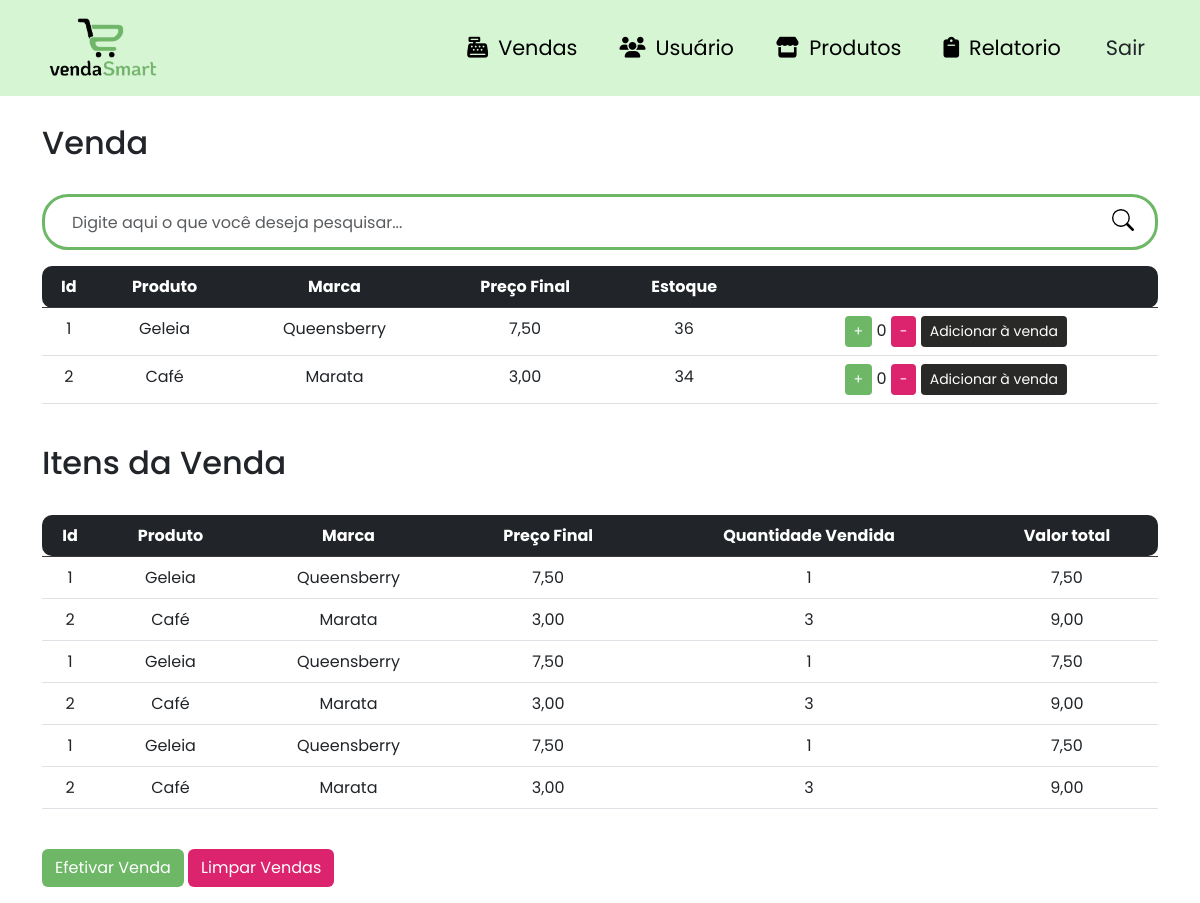
Before: /vendas (signed in) with the older database file.
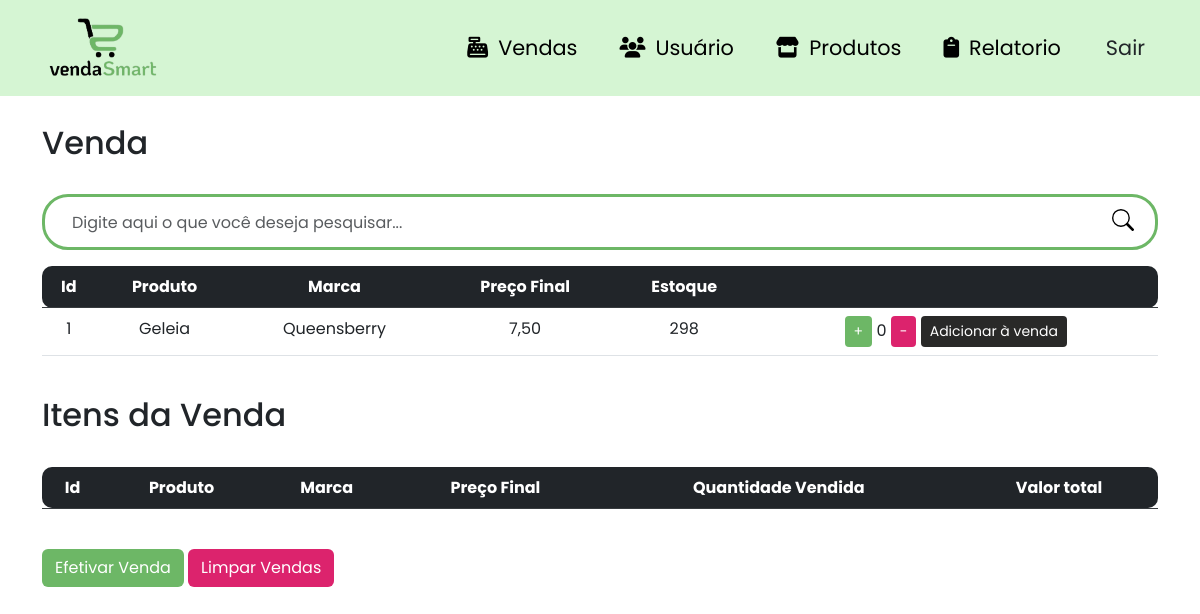
After: the same page with the newer database file.
### site_atividade/models/__init__.py (models this page shows, shortened)
class Produtos(database.Model):
    id_produtos = database.Column(database.Integer, primary_key=True)
    produto = database.Column(database.String, nullable=False)
    marca = database.Column(database.String, nullable=False)
    preco_aquisicao = database.Column(database.Float, nullable=False)
    preco = database.Column(database.Float, nullable=False)
    estoque = database.Column(database.Integer, nullable=False)
    margem_lucro = database.Column(database.Float, nullable=True)
    categoria_fk = database.Column(database.Integer, database.ForeignKey('categoria.id_categoria'), nullable=False)
    venda = database.relationship('Venda', backref='produto')

class Venda(database.Model):
    id_venda = database.Column(database.Integer, primary_key=True)
    produto_id = database.Column(database.Integer, database.ForeignKey('produtos.id_produtos'), nullable=False)
    quantidade = database.Column(database.Integer, nullable=False)
    total = database.Column(database.Float, nullable=False)
    data_venda = database.Column(database.Date, default=datetime.now().date, nullable=False)

### site_atividade/routers/__init__.py (the view, shortened to what this page needs)
@app.route("/vendas", methods=['GET', 'POST'])
@login_required
def vendas():
    form = VendasForm(request.form)
    produtos = Produtos.query.all()
    vendas = Venda.query.all()
    if request.method == 'POST' and 'LimparVendas' in request.form:
        Venda.query.delete()
        database.session.commit()
        return redirect(url_for('vendas'))
    return render_template('vendas.html', form=form, produtos=produtos, vendas=vendas)

### site_atividade/forms/__init__.py
class VendasForm(FlaskForm):
    produto_id = IntegerField('ID do Produto', validators=[DataRequired()])
    quantidade = IntegerField('Quantidade', validators=[DataRequired()])
    submit = SubmitField('Confirmar')

### site_atividade/models/__init__.py (called while the page is built)
@login_manager.user_loader
def load_usuario(id_usuario):
    return Usuario.query.get(int(id_usuario))

### site_atividade/templates/vendas.html (shortened to what this page needs)
{% extends 'base.html' %}
{% block body %}
    <div class="container theme-showcase" role="main">
        <br>
        <div class="page-header">
            <h2 class="box-title col-md-12">Venda</h2>
        </div>
        <br>
        <div class="search-box">
            <form class="form-search" action="{{ url_for('vendas') }}" method="GET">
                <div class="input-group form-group-search">
                    <input type="text" class="form-control form-control-search" placeholder="Digite aqui o que você deseja pesquisar..." id="search-input" name="search">
                    <span class="input-group-btn">
                        <button class="btn-search" type="submit">
                        </button>
                    </span>
                </div>
            </form>
        </div>
        <div class="list-product-vendas">
            <table class="table table-hover scrollable-table">
              <thead class="table-dark">
                <tr>
                  <th class="text-center table-rounded-start">Id</th>
                  <th class="text-center">Produto</th>
                  <th class="text-center">Marca</th>
                  <th class="text-center">Preço Final</th>
                  <th class="text-center">Estoque</th>
                  <th class="text-center table-rounded-end"> </th>
                </tr>
              </thead>
              <tbody>
                {% for produto in produtos %}
                <tr>
                  <td class="text-center">{{ produto.id_produtos }}</td>
                  <td class="text-center">{{ produto.produto }}</td>
                  <td class="text-center">{{ produto.marca }}</td>
                  <td class="text-center">{{ "{:.2f}".format(produto.preco).replace('.', ',') }}</td>
                  <td class="text-center">{{ produto.estoque }}</td>
                  <td class="text-center">
                    <button class="btn btn-sm btn-color1 text-white btn-add-quantity" data-produto-id="{{ produto.id_produtos }}">+</button>
                    <span class="quantidade">0</span>
                    <button class="btn btn-sm btn-color2 text-white btn-remove-quantity" data-produto-id="{{ produto.id_produtos }}">-</button>
                    <button class="btn btn-sm btn-color3 btn-add-venda" data-produto-id="{{ produto.id_produtos }}">Adicionar à venda</button>
                  </td>
                </tr>
                {% endfor %}
              </tbody>
            </table>
          </div>
          <br>
          <div class="page-header">
            <h2 class="box-title col-md-12">Itens da Venda</h2>
          </div>
          <br>
          <table class="table table-hover table-vendas">
            <thead class="table-dark">
              <tr>
                <th class="text-center table-rounded-start">Id</th>
                <th class="text-center">Produto</th>
                <th class="text-center">Marca</th>
                <th class="text-center">Preço Final</th>
                <th class="text-center">Quantidade Vendida</th>
                <th class="text-center table-rounded-end">Valor total</th>
              </tr>
            </thead>
            <tbody>
              {% for venda in vendas %}
              <tr>
                <td class="text-center">{{ venda.produto.id_produtos }}</td>
                <td class="text-center">{{ venda.produto.produto }}</td>
                <td class="text-center">{{ venda.produto.marca }}</td>
                <td class="text-center">{{ "{:.2f}".format(venda.produto.preco).replace('.', ',') }}</td>
                <td class="text-center">{{ venda.quantidade }}</td>
                <td class="text-center">{{ "{:.2f}".format(venda.total).replace('.', ',') }}</td>
              </tr>
              {% endfor %}
            </tbody>
          </table>
        <br>
        <div class="form-group">
            <form method="post" action="{{ url_for('pagamento') }}" class="d-inline-block">
                <button type="submit" class="btn btn-color1 text-white">Efetivar Venda</button>
            </form>
            <form method="post" action="{{ url_for('vendas') }}" class="d-inline-block">
                <button type="submit" class="btn btn-color2 text-white">Limpar Vendas</button>
            </form>
        </div>
    </div>
{% endblock %}

### site_atividade/templates/base.html (shortened to what this page needs)
<html lang="pt-BR">
    <head>
        <link href="https://cdn.jsdelivr.net/npm/bootstrap@5.3.0-alpha3/dist/css/bootstrap.min.css" rel="stylesheet">
        <link rel="stylesheet" href="{{ url_for('static', filename='css/product.css') }}">
        <link rel="stylesheet" href="{{ url_for('static', filename='css/navbar.css') }}">
        <link rel="stylesheet" href="{{ url_for('static', filename='css/style.css') }}">
        <link rel="stylesheet" href="{{ url_for('static', filename='css/vendas.css') }}">
        <link rel="stylesheet" href="{{ url_for('static', filename='css/usuario.css') }}">
        <link rel="stylesheet" href="https://cdnjs.cloudflare.com/ajax/libs/font-awesome/6.4.0/css/all.min.css"/>
        <link rel="stylesheet" href="https://cdn.jsdelivr.net/npm/bootstrap-icons@1.10.5/font/bootstrap-icons.css">
    </head>
    <body>
        {% include 'navbar.html' %}
        {% block body %}
        {% endblock %}
    </body>
</html>

### site_atividade/templates/navbar.html (shortened to what this page needs)
<nav class="navbar navbar-expand-lg fixed-top navbar-light">
  <div class="container">
    <a class="navbar-brand" href="#"
      ><img
        id="MDB-logo"
        src="static/image/logo-body7.png"
        alt="vendasSmart"
        draggable="false"
        height="70"
    /></a>
    <div class="collapse navbar-collapse nav-transition" id="navbarSupportedContent">
      <ul class="navbar-nav ms-auto align-items-center">
        {% if current_user.is_authenticated %}
        <li class="nav-item">
          <a class="nav-link mx-2" href="{{ url_for('vendas') }}"><i class="fa-solid fa-cash-register style="color: #000000;"></i>Vendas</a>
        </li>
        <li class="nav-item">
          <a class="nav-link mx-2" href="{{ url_for('usuarios') }}"><i class="fa-solid fa-users" style="color: #000000;"></i>Usuário</a>
        </li>
        <li class="nav-item">
          <a class="nav-link mx-2" href="{{ url_for('produtos') }}"><i class="fa-solid fa-store" style="color: #000000;"></i>Produtos</a>
        </li>
        <li class="nav-item">
          <a class="nav-link mx-2" href="{{ url_for('relatorio_vendas_diario') }}"><i class="fa-solid fa-clipboard" style="color: #000000;"></i>Relatorio</a>
        </li>
        <li class="nav-item ms-3">
            <a class="btn btn-black btn-rounded" href="{{ url_for('logout') }}">Sair</a>
          </li>
        {% else %}
        <li class="nav-item">
          <a class="nav-link mx-2" href="{{ url_for('login') }}"><i class="fas fa-heart pe-2"></i>Login</a>
        </li>
        {% endif %}
      </ul>
    </div>
  </div>
</nav>

### site_atividade/static/css/product.css (style rules this page uses)
.scrollable-table { overflow-y: auto; }
.form-search { grid-template-rows: 100vh; }
.form-group-search { border: 3px solid #6DB766; border-radius: 26px; padding: 5px 15px; }
.form-control-search { width: 350px; height: 40px; border : none; }
.btn-search { float: right; width: 34px; height: 36px; border: none; background: #fff; }
input[type="text"] { outline: none; box-shadow: none !important; }

### site_atividade/static/css/navbar.css (style rules this page uses)
.navbar-light .navbar-nav .nav-link { color: #000; }
.navbar { background-color: #D5F5D3; }
.collapse > ul > li > a { font-size: 1.3em; }
i { padding: 10px; }

### site_atividade/static/css/style.css (style rules this page uses)
body { padding-top: 100px; font-family: 'Poppins', sans-serif; }
.btn-color1 { background-color: #6DB766; transition: .5s; }
.btn-color2 { background-color: #DC236D; transition: .5s; }
.btn-color3 { background-color: #292928; transition: .5s; color: #fff; }
.table-rounded-start { border-top-left-radius: 10px; border-bottom-left-radius: 10px; }
.table-rounded-end { border-top-right-radius: 10px; border-bottom-right-radius: 10px; }

### site_atividade/static/css/vendas.css (style rules this page uses)
.list-product-vendas { max-height: 250px; overflow: auto; }
.scrollable-table { overflow-y: auto; }

Changed rows visible on the page:
removed Produtos: id_produtos "2", produto "Café", marca "Marata", preco "3,00", estoque "34"
removed Venda: produto.id_produtos "1", produto.produto "Geleia", produto.marca "Queensberry", {{ "{:.2f}".format(venda.produto.preco).replace('.', ',') }} "7,50", quantidade "1", total "7,50"
removed Venda: produto.id_produtos "2", produto.produto "Café", produto.marca "Marata", quantidade "3", total "9,00"
removed Venda: produto.id_produtos "1", produto.produto "Geleia", produto.marca "Queensberry", {{ "{:.2f}".format(venda.produto.preco).replace('.', ',') }} "7,50", quantidade "1", total "7,50"
removed Venda: produto.id_produtos "2", produto.produto "Café", produto.marca "Marata", quantidade "3", total "9,00"
removed Venda: produto.id_produtos "1", produto.produto "Geleia", produto.marca "Queensberry", {{ "{:.2f}".format(venda.produto.preco).replace('.', ',') }} "7,50", quantidade "1", total "7,50"
removed Venda: produto.id_produtos "2", produto.produto "Café", produto.marca "Marata", quantidade "3", total "9,00"
changed Produtos "Geleia": estoque "36" → "298"
